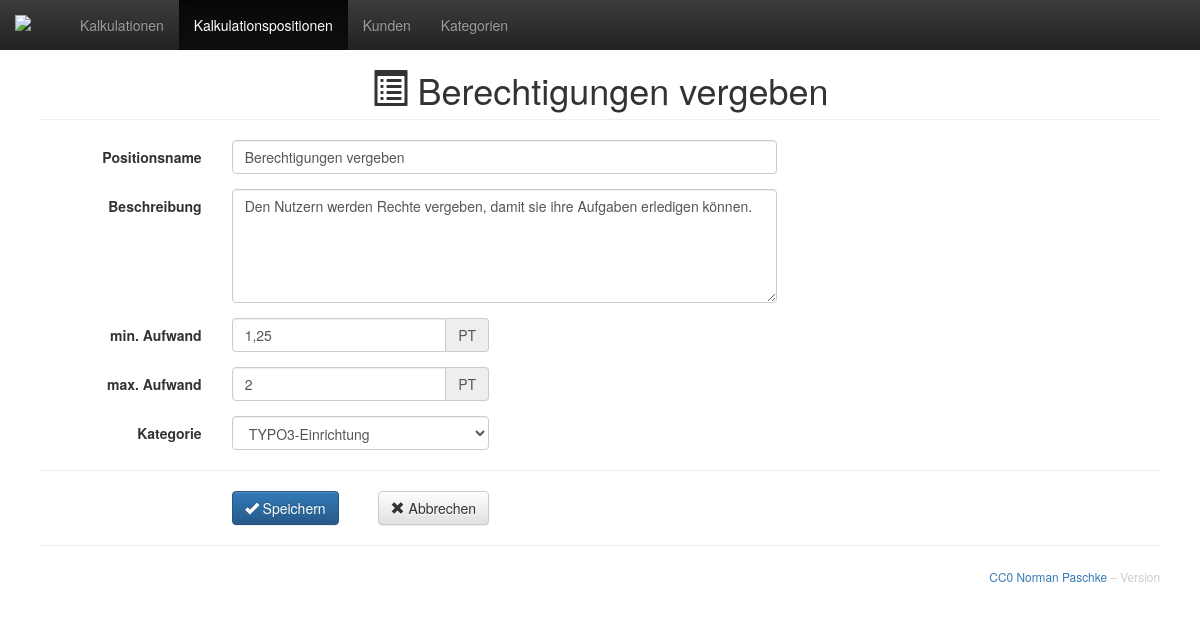
Screenshot of /?controller=item&action=show&id=1 with the database file from the repository.
### tables this page shows
CREATE TABLE `item` (
  `id` int(6) unsigned NOT NULL auto_increment,
  `name` varchar(128) NOT NULL,
  `description` text(1000),
  `tmin` float(6,3) unsigned NOT NULL DEFAULT '0',
  `tmax` float(6,3) unsigned NOT NULL DEFAULT '0',
  `category` int(6) unsigned NOT NULL,
  PRIMARY KEY (`id`),
  CONSTRAINT `fk_category` FOREIGN KEY (`category`) REFERENCES category(`id`)
);

### Classes/Models/item.model.php (called while the page is built, shortened)
<?php
class Item {
	public static function show($id) {
		global $db;
		$id = intval($id);
		$st = $db->prepare("SELECT * FROM item WHERE id=:id");
		$st->execute(array('id' => $id));
		$st->setFetchMode(PDO::FETCH_CLASS, "Item");
		$item = $st->fetch();
		return $item;
	}
}
?>

### Classes/Controllers/item.controller.php (called while the page is built, shortened)
<?php
class ItemController {
	public function show() {
		$item = Item::show($_GET['id']);
		require_once "Classes/Views/showItem.php";
	}
}
?>

### index.php (called while the page is built, shortened)
<?php
require_once "Classes/Views/layout.php";

### Classes/Views/showItem.php (the view, shortened to what this page needs)
<?php echo pageHeader($item->name, 'glyphicon-list-alt') ?>
<form class="form-horizontal" action="/?controller=item&action=show&id=<?php echo $item->id ?>" method="POST">
	<div class="form-group">
		<label class="col-sm-3 col-lg-2 control-label" for="itemName">Positionsname</label>
		<div class="col-sm-8 col-lg-6">
			<input id="itemName" name="name" class="form-control" type="text" value="<?php echo $item->name ?>" />
		</div>
	</div>
	<div class="form-group">
		<label class="col-sm-3 col-lg-2 control-label" for="itemDescription">Beschreibung</label>
		<div class="col-sm-8 col-lg-6">
			<textarea id="itemDescription" name="description" class="form-control" rows="5"><?php echo $item->description ?></textarea>
		</div>
	</div>
	<div class="form-group">
		<label class="col-sm-3 col-lg-2 control-label" for="itemTmin">min. Aufwand</label>
		<div class="col-sm-5 col-lg-3">
			<div class="input-group">
				<input id="itemTmin" name="tmin" class="form-control" type="text" placeholder="0" value="<?php echo pt($item->tmin) ?>" />
				<div class="input-group-addon">PT</div>
			</div>
		</div>
	</div>
	<div class="form-group">
		<label class="col-sm-3 col-lg-2 control-label" for="itemTmax">max. Aufwand</label>
		<div class="col-sm-5 col-lg-3">
			<div class="input-group">
				<input id="itemTmax" name="tmax" class="form-control" type="text" placeholder="0" value="<?php echo pt($item->tmax) ?>" />
				<div class="input-group-addon">PT</div>
			</div>
		</div>
	</div>
	<div class="form-group">
		<label class="col-sm-3 col-lg-2 control-label" for="itemCategory">Kategorie</label>
		<div class="col-sm-5 col-lg-3">
		</div>
	</div>
	<hr>
	<div class="form-group">
		<div class="col-sm-8 col-md-5 col-lg-3 col-sm-offset-3 col-lg-offset-2">
			<button type="submit" class="btn btn-primary"><span class="glyphicon glyphicon-ok"></span> Speichern</button>
			<a class="btn btn-default pull-right" href="/?controller=item&action=index" role="button"><span class="glyphicon glyphicon-remove"></span> Abbrechen</a>
		</div>
	</div>
</form>

### Classes/functions.php (shortened to what this page needs)
<?php
function iconTitle($title = '', $icon = '') {
	if($title) {
		if($icon) {
			$iconTitle = '<i class="glyphicon '.$icon.'"></i> '.$title;
		}
	}
	return $iconTitle;
}
function pageHeader($title = '', $icon = '') {
	if($title && $icon) {
		$title = iconTitle($title, $icon);
		$pageHeader = '<h1 class="page-header">'.$title.'</h1>';
	}
	return $pageHeader;
}
function pt($number) {
	echo rtrim(number_format($number,3,',',''),'0'.',');
	return;
}

### Resources/Public/Stylesheets/style.css (style rules this page uses)
body { min-width: 320px; padding-top: 50px; }
h1 { font-size: 24px; }
@media (min-width: 768px) { h1 { font-size: 36px; text-align: center; } }
.main .page-header { margin-top: 0; }
textarea { resize: vertical; }

### rows the page displays
item: name "Berechtigungen vergeben", description "Den Nutzern werden Rechte vergeben, damit sie ihre Aufgaben erledigen können.", tmin "1,25", tmax "2"

### other values shown
form field category "TYPO3-Einrichtung"
